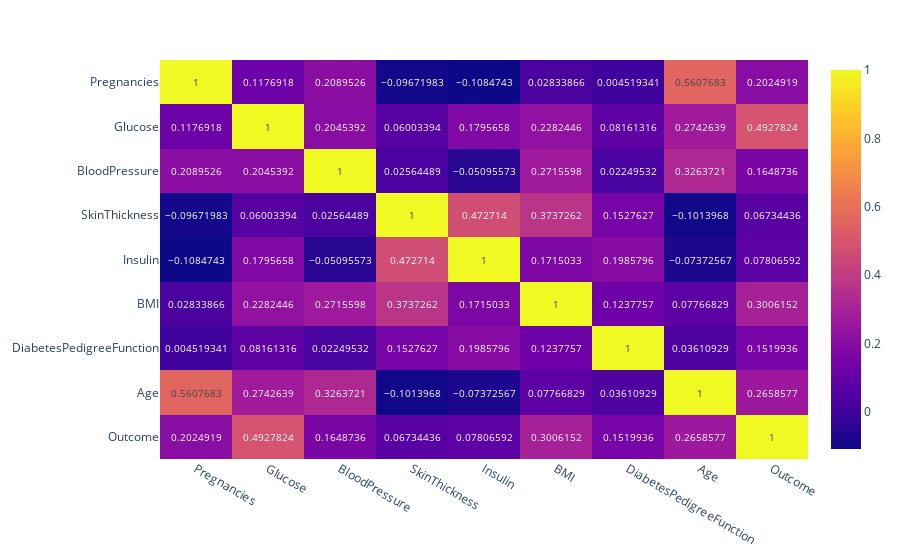

The notebook cell saved with this chart:
### Markdown cell above
# plotting correlation matrics

### Code cell
fig = px.imshow(df.corr(), text_auto=True, aspect="auto")
fig.show()

### Figure 1 — Plotly figure (JSON) as saved in the notebook; plotly's stock layout.template omitted (floating-point values rounded to 4 significant figures)
{"data": [{"coloraxis": "coloraxis", "hovertemplate": "x: %{x}<br>y: %{y}<br>color: %{z}<extra></extra>", "name": "0", "texttemplate": "%{z}", "type": "heatmap", "x": ["Pregnancies", "Glucose", "BloodPressure", "SkinThickness", "Insulin", "BMI", "DiabetesPedigreeFunction", "Age", "Outcome"], "xaxis": "x", "y": ["Pregnancies", "Glucose", "BloodPressure", "SkinThickness", "Insulin", "BMI", "DiabetesPedigreeFunction", "Age", "Outcome"], "yaxis": "y", "z": [[1.0, 0.1177, 0.209, -0.09672, -0.1085, 0.02834, 0.004519, 0.5608, 0.2025], [0.1177, 1.0, 0.2045, 0.06003, 0.1796, 0.2282, 0.08161, 0.2743, 0.4928], [0.209, 0.2045, 1.0, 0.02564, -0.05096, 0.2716, 0.0225, 0.3264, 0.1649], [-0.09672, 0.06003, 0.02564, 1.0, 0.4727, 0.3737, 0.1528, -0.1014, 0.06734], [-0.1085, 0.1796, -0.05096, 0.4727, 1.0, 0.1715, 0.1986, -0.07373, 0.07807], [0.02834, 0.2282, 0.2716, 0.3737, 0.1715, 1.0, 0.1238, 0.07767, 0.3006], [0.004519, 0.08161, 0.0225, 0.1528, 0.1986, 0.1238, 1.0, 0.03611, 0.152], [0.5608, 0.2743, 0.3264, -0.1014, -0.07373, 0.07767, 0.03611, 1.0, 0.2659], [0.2025, 0.4928, 0.1649, 0.06734, 0.07807, 0.3006, 0.152, 0.2659, 1.0]]}], "layout": {"coloraxis": {"colorscale": [[0, "#0d0887"], [0.1111, "#46039f"], [0.2222, "#7201a8"], [0.3333, "#9c179e"], [0.4444, "#bd3786"], [0.5556, "#d8576b"], [0.6667, "#ed7953"], [0.7778, "#fb9f3a"], [0.8889, "#fdca26"], [1, "#f0f921"]]}, "margin": {"t": 60}, "xaxis": {"anchor": "y", "domain": [0, 1]}, "yaxis": {"anchor": "x", "autorange": "reversed", "domain": [0, 1]}}}
